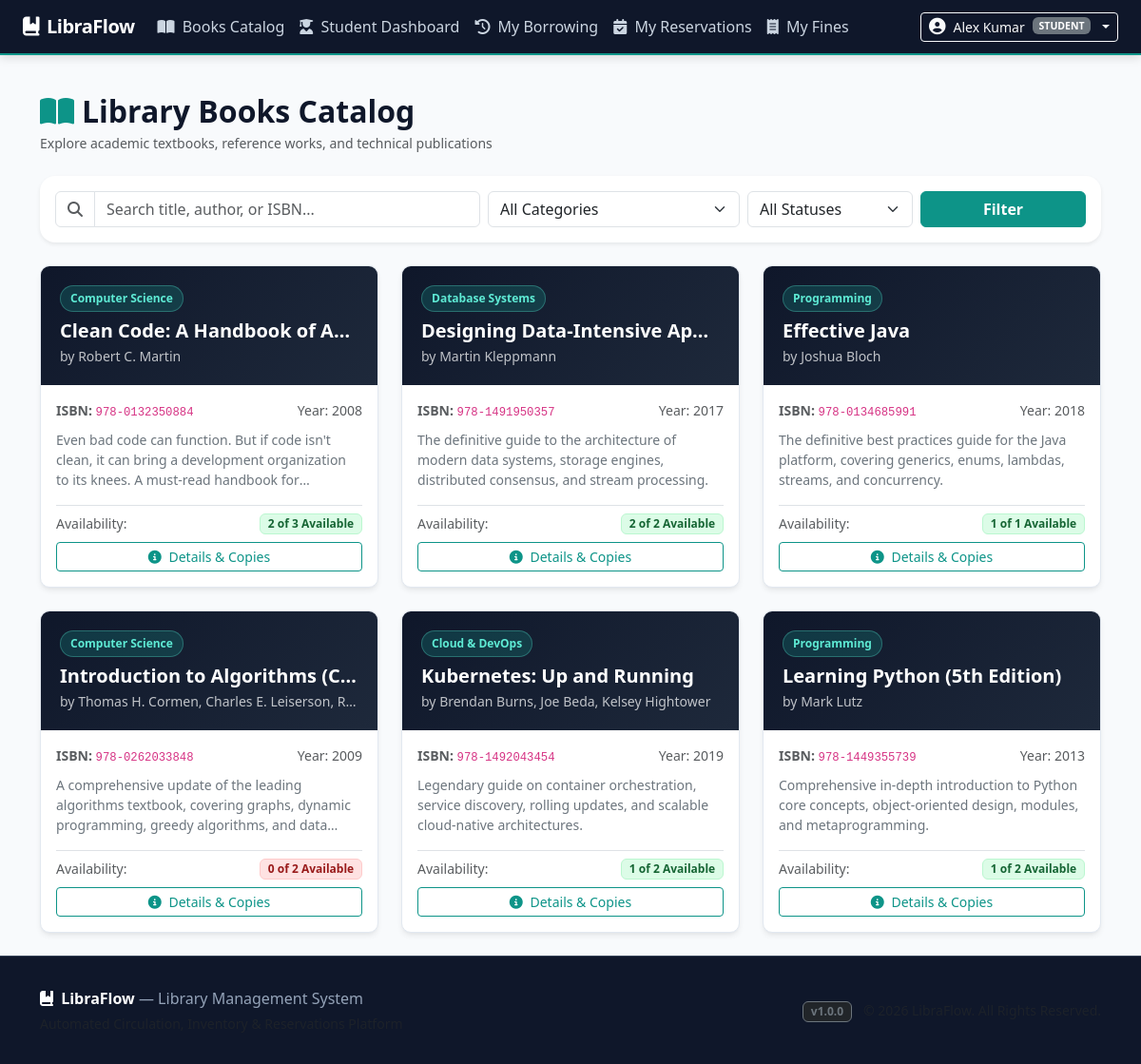
The app's page /books (signed in) with its own data.
### tables this page shows
CREATE TABLE users (
    id INTEGER PRIMARY KEY AUTOINCREMENT,
    full_name TEXT NOT NULL,
    username TEXT UNIQUE NOT NULL,
    email TEXT UNIQUE NOT NULL,
    password_hash TEXT NOT NULL,
    role TEXT NOT NULL CHECK(role IN ('admin', 'librarian', 'member')),
    account_status TEXT NOT NULL DEFAULT 'active' CHECK(account_status IN ('active', 'suspended', 'inactive')),
    created_at TIMESTAMP DEFAULT CURRENT_TIMESTAMP
);

CREATE TABLE books (
    id INTEGER PRIMARY KEY AUTOINCREMENT,
    isbn TEXT UNIQUE NOT NULL,
    title TEXT NOT NULL,
    author TEXT NOT NULL,
    publisher TEXT NOT NULL,
    category TEXT NOT NULL,
    publication_year INTEGER NOT NULL,
    description TEXT,
    created_at TIMESTAMP DEFAULT CURRENT_TIMESTAMP
);

### app.py (the view)
    @app.route("/books")
    def books():
        conn = get_db()
        query = request.args.get("q", "").strip()
        category = request.args.get("category", "").strip()
        availability = request.args.get("availability", "").strip()
        sql = """
            SELECT b.*,
                   (SELECT COUNT(*) FROM book_copies bc WHERE bc.book_id = b.id) as total_copies,
                   (SELECT COUNT(*) FROM book_copies bc WHERE bc.book_id = b.id AND bc.status = 'available') as available_copies
            FROM books b
            WHERE 1=1
        """
        params = []
        if query:
            sql += " AND (b.title LIKE ? OR b.author LIKE ? OR b.isbn LIKE ?)"
            term = f"%{query}%"
            params.extend([term, term, term])
        if category:
            sql += " AND b.category = ?"
            params.append(category)
        if availability == "available":
            sql += " AND (SELECT COUNT(*) FROM book_copies bc WHERE bc.book_id = b.id AND bc.status = 'available') > 0"
        elif availability == "unavailable":
            sql += " AND (SELECT COUNT(*) FROM book_copies bc WHERE bc.book_id = b.id AND bc.status = 'available') = 0"
        sql += " ORDER BY b.title ASC"
        books_list = conn.execute(sql, params).fetchall()
        categories = [row["category"] for row in conn.execute("SELECT DISTINCT category FROM books ORDER BY category").fetchall()]
        return render_template(
            "books.html",
            books=books_list,
            categories=categories,
            search_query=query,
            selected_category=category,
            selected_availability=availability
        )

### database/db.py (called while the page is built, shortened)
def get_db(db_path=None):
    if db_path is None:
        if has_app_context() and current_app.config.get("DATABASE_PATH"):
            db_path = current_app.config["DATABASE_PATH"]
        else:
            db_path = str(Path(__file__).resolve().parent / "libraflow.db")
    if has_app_context():
        if "_database" not in g:
            if db_path != ":memory:":
                Path(db_path).parent.mkdir(parents=True, exist_ok=True)
            conn = sqlite3.connect(db_path)
            conn.row_factory = sqlite3.Row
            conn.execute("PRAGMA foreign_keys = ON;")
            g._database = conn
        return g._database

### templates/books.html (shortened to what this page needs)
{% extends "base.html" %}
{% block content %}
<div class="container py-4">
  <div class="d-flex justify-content-between align-items-center mb-4 flex-wrap gap-2">
    <div>
      <h2 class="fw-bold mb-1"><i class="fa-solid fa-book-open text-teal me-2" style="color: var(--lf-teal-primary);"></i>Library Books Catalog</h2>
      <p class="text-muted small mb-0">Explore academic textbooks, reference works, and technical publications</p>
    </div>
  </div>
  <div class="card border-0 shadow-sm rounded-4 p-3 mb-4">
    <form action="{{ url_for('books') }}" method="GET" class="row g-2 align-items-center">
      <div class="col-md-5">
        <div class="input-group">
          <span class="input-group-text bg-white"><i class="fa-solid fa-magnifying-glass text-muted"></i></span>
          <input type="text" name="q" class="form-control" placeholder="Search title, author, or ISBN..." value="{{ search_query }}">
        </div>
      </div>
      <div class="col-md-3">
        <select name="category" class="form-select">
          <option value="">All Categories</option>
        </select>
      </div>
      <div class="col-md-2">
        <select name="availability" class="form-select">
          <option value="">All Statuses</option>
        </select>
      </div>
      <div class="col-md-2 d-flex gap-2">
        <button type="submit" class="btn btn-primary w-100 fw-semibold">Filter</button>
      </div>
    </form>
  </div>
  <div class="row g-4">
    {% for book in books %}
      <div class="col-md-6 col-lg-4">
        <div class="book-card h-100">
          <div class="book-card-header">
            <span class="category-pill">{{ book.category }}</span>
            <h5 class="fw-bold text-white text-truncate mb-1" title="{{ book.title }}">{{ book.title }}</h5>
            <small class="text-light opacity-75 d-block text-truncate">by {{ book.author }}</small>
          </div>
          <div class="card-body d-flex flex-column justify-content-between p-3">
            <div class="mb-3">
              <div class="d-flex justify-content-between small text-muted mb-2">
                <span><strong>ISBN:</strong> <code>{{ book.isbn }}</code></span>
                <span>Year: {{ book.publication_year }}</span>
              </div>
              <p class="small text-secondary mb-0" style="display: -webkit-box; -webkit-line-clamp: 3; -webkit-box-orient: vertical; overflow: hidden;">
                {{ book.description or "No description provided." }}
              </p>
            </div>
            <div class="pt-2 border-top">
              <div class="d-flex justify-content-between align-items-center mb-2">
                <span class="small text-muted">Availability:</span>
                {% if book.available_copies > 0 %}
                  <span class="badge badge-status-available">{{ book.available_copies }} of {{ book.total_copies }} Available</span>
                {% else %}
                  <span class="badge badge-status-overdue">0 of {{ book.total_copies }} Available</span>
                {% endif %}
              </div>
              <div class="d-flex gap-2">
                <a href="{{ url_for('book_detail', book_id=book.id) }}" class="btn btn-outline-primary btn-sm flex-grow-1">
                  <i class="fa-solid fa-info-circle me-1"></i> Details & Copies
                </a>
              </div>
            </div>
          </div>
        </div>
      </div>
    {% endfor %}
  </div>
</div>
{% endblock %}

### templates/base.html (shortened to what this page needs)
<!DOCTYPE html>
<html lang="en">
<head>
  <link href="https://cdn.jsdelivr.net/npm/bootstrap@5.3.3/dist/css/bootstrap.min.css" rel="stylesheet">
  <link rel="stylesheet" href="https://cdnjs.cloudflare.com/ajax/libs/font-awesome/6.5.1/css/all.min.css">
  <link rel="stylesheet" href="{{ url_for('static', filename='css/style.css') }}">
</head>
<body>
  <nav class="navbar navbar-expand-lg navbar-dark navbar-libraflow sticky-top">
    <div class="container-fluid px-4">
      <a class="navbar-brand" href="{{ url_for('index') }}">
        <i class="fa-solid fa-book-bookmark text-teal"></i>
        <span>LibraFlow</span>
      </a>
      <div class="collapse navbar-collapse" id="navbarMain">
        <ul class="navbar-nav me-auto mb-2 mb-lg-0">
          <li class="nav-item">
            <a class="nav-link" href="{{ url_for('books') }}">
              <i class="fa-solid fa-book-open me-1"></i> Books Catalog
            </a>
          </li>
          {% if current_user %}
            {% if current_user.role == 'admin' %}
              <li class="nav-item">
                <a class="nav-link" href="{{ url_for('admin_dashboard') }}">
                  <i class="fa-solid fa-gauge me-1"></i> Admin Dashboard
                </a>
              </li>
              <li class="nav-item">
                <a class="nav-link" href="{{ url_for('members') }}">
                  <i class="fa-solid fa-users me-1"></i> Members
                </a>
              </li>
              <li class="nav-item">
                <a class="nav-link" href="{{ url_for('loans') }}">
                  <i class="fa-solid fa-arrow-right-arrow-left me-1"></i> Loans
                </a>
              </li>
              <li class="nav-item">
                <a class="nav-link" href="{{ url_for('reservations') }}">
                  <i class="fa-solid fa-calendar-check me-1"></i> Reservations
                </a>
              </li>
              <li class="nav-item">
                <a class="nav-link" href="{{ url_for('fines') }}">
                  <i class="fa-solid fa-receipt me-1"></i> Fines
                </a>
              </li>
              <li class="nav-item">
                <a class="nav-link" href="{{ url_for('reports') }}">
                  <i class="fa-solid fa-chart-pie me-1"></i> Reports
                </a>
              </li>
            {% else %}
              <li class="nav-item">
                <a class="nav-link" href="{{ url_for('member_dashboard') }}">
                  <i class="fa-solid fa-user-graduate me-1"></i> Student Dashboard
                </a>
              </li>
              <li class="nav-item">
                <a class="nav-link" href="{{ url_for('member_loans') }}">
                  <i class="fa-solid fa-clock-rotate-left me-1"></i> My Borrowing
                </a>
              </li>
              <li class="nav-item">
                <a class="nav-link" href="{{ url_for('reservations') }}">
                  <i class="fa-solid fa-calendar-check me-1"></i> My Reservations
                </a>
              </li>
              <li class="nav-item">
                <a class="nav-link" href="{{ url_for('fines') }}">
                  <i class="fa-solid fa-receipt me-1"></i> My Fines
                </a>
              </li>
            {% endif %}
          {% endif %}
        </ul>
        <div class="d-flex align-items-center gap-3">
          {% if current_user %}
            <div class="dropdown">
              <button class="btn btn-outline-light btn-sm dropdown-toggle d-flex align-items-center gap-2" type="button" data-bs-toggle="dropdown">
                <span>{{ current_user.full_name }}</span>
                <span class="badge bg-secondary text-uppercase">{% if current_user.role == 'admin' %}ADMIN{% else %}STUDENT{% endif %}</span>
              </button>
            </div>
          {% endif %}
        </div>
      </div>
    </div>
  </nav>
  <main class="flex-grow-1">
    {% block content %}{% endblock %}
  </main>
  <footer>
    <div class="container text-center">
      <div class="row align-items-center">
        <div class="col-md-6 text-md-start mb-2 mb-md-0">
          <span class="fw-bold text-white"><i class="fa-solid fa-book-bookmark text-teal me-1"></i> LibraFlow</span> — Library Management System
          <div class="small text-muted mt-1">Automated Circulation, Inventory & Reservations Platform</div>
        </div>
        <div class="col-md-6 text-md-end">
          <span class="badge bg-dark border border-secondary text-secondary me-2">v1.0.0</span>
          <span class="small text-muted">&copy; {{ current_year }} LibraFlow. All Rights Reserved.</span>
        </div>
      </div>
    </div>
  </footer>
</body>
</html>

### static/css/style.css (style rules this page uses)
:root { --lf-navy-dark: #0f172a; --lf-navy-surface: #1e293b; --lf-navy-border: #334155; --lf-teal-primary: #0d9488; --lf-teal-light: #14b8a6; --lf-teal-subtle: #ccfbf1; --lf-warm-cream: #fbfbfa; --lf-cream-accent: #fef3c7; --lf-text-dark: #0f172a; --lf-text-muted: #64748b; --lf-border-color: #e2e8f0; --lf-card-shadow: 0 4px 6px -1px rgba(0, 0, 0, 0.07), 0 2px 4px -2px rgba(0, 0, 0, 0.05); --lf-hover-shadow: 0 10px 15px -3px rgba(0, 0, 0, 0.1), 0 4px 6px -4px rgba(0, 0, 0, 0.05); }
body { font-family: 'Segoe UI', system-ui, -apple-system, sans-serif; background-color: #f8fafc; color: var(--lf-text-dark); min-height: 100vh; display: flex; flex-direction: column; }
.navbar-libraflow { background-color: var(--lf-navy-dark) !important; border-bottom: 2px solid var(--lf-teal-primary); box-shadow: 0 2px 10px rgba(0,0,0,0.15); }
.navbar-brand { font-weight: 700; letter-spacing: -0.5px; color: #ffffff !important; display: flex; align-items: center; gap: 8px; }
.nav-link { color: #cbd5e1 !important; font-weight: 500; transition: all 0.2s ease-in-out; }
.btn-primary { background-color: var(--lf-teal-primary); border-color: var(--lf-teal-primary); }
.btn-outline-primary { color: var(--lf-teal-primary); border-color: var(--lf-teal-primary); }
.book-card { background: #fff; border-radius: 10px; border: 1px solid var(--lf-border-color); overflow: hidden; box-shadow: var(--lf-card-shadow); transition: all 0.2s ease-in-out; display: flex; flex-direction: column; height: 100%; }
.book-card-header { background: linear-gradient(135deg, var(--lf-navy-dark) 0%, var(--lf-navy-surface) 100%); color: #fff; padding: 1.25rem; position: relative; }
.category-pill { font-size: 0.75rem; font-weight: 600; padding: 4px 10px; border-radius: 9999px; background-color: rgba(20, 184, 166, 0.2); color: #5eead4; border: 1px solid rgba(94, 234, 212, 0.3); display: inline-block; margin-bottom: 0.5rem; }
.badge-status-available { background-color: #dcfce7; color: #166534; font-weight: 600; border: 1px solid #bbf7d0; }
.badge-status-overdue { background-color: #fee2e2; color: #991b1b; font-weight: 600; border: 1px solid #fecaca; }
footer { margin-top: auto; background-color: var(--lf-navy-dark); color: #94a3b8; padding: 2rem 0; border-top: 1px solid var(--lf-navy-border); }

### records on screen
users: full_name "Alex Kumar"
books: category "Computer Science", title "Clean Code: A Handbook of A…", author "Robert C. Martin", isbn "978-0132350884", publication_year "2008", description "Even bad code can function. But if code isn't clean, it can bring a development organization to its knees. A must-read handbook…", available_copies "2", total_copies "3"
books: category "Database Systems", title "Designing Data-Intensive Ap…", author "Martin Kleppmann", isbn "978-1491950357", publication_year "2017", description "The definitive guide to the architecture of modern data systems, storage engines, distributed consensus, and stream processing.", available_copies "2", total_copies "2"
books: category "Programming", title "Effective Java", author "Joshua Bloch", isbn "978-0134685991", publication_year "2018", description "The definitive best practices guide for the Java platform, covering generics, enums, lambdas, streams, and concurrency.", available_copies "1", total_copies "1"
books: category "Computer Science", title "Introduction to Algorithms (C…", author "Thomas H. Cormen, Charles E. Leiserson, R…", isbn "978-0262033848", publication_year "2009", description "A comprehensive update of the leading algorithms textbook, covering graphs, dynamic programming, greedy algorithms, and…", total_copies "2"
books: category "Cloud & DevOps", title "Kubernetes: Up and Running", author "Brendan Burns, Joe Beda, Kelsey Hightower", isbn "978-1492043454", publication_year "2019", description "Legendary guide on container orchestration, service discovery, rolling updates, and scalable cloud-native architectures.", available_copies "1", total_copies "2"
books: category "Programming", title "Learning Python (5th Edition)", author "Mark Lutz", isbn "978-1449355739", publication_year "2013", description "Comprehensive in-depth introduction to Python core concepts, object-oriented design, modules, and metaprogramming.", available_copies "1", total_copies "2"
